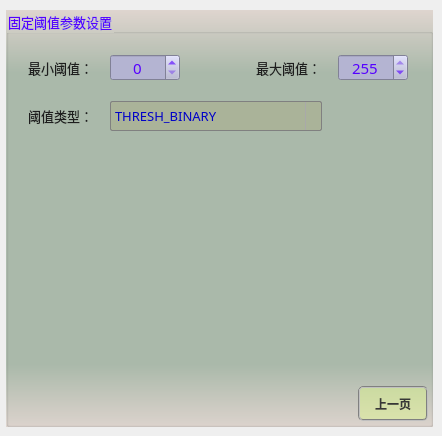
       <widget class="QWidget" name="page_2">
        <widget class="QGroupBox" name="groupParam">
         <property name="geometry">
          <rect>
           <x>6</x>
           <y>10</y>
           <width>427</width>
           <height>417</height>
          </rect>
         </property>
         <property name="font">
          <font>
           <family>微软雅黑</family>
           <pointsize>10</pointsize>
          </font>
         </property>
         <property name="styleSheet">
          <string notr="true">background-color: qlineargradient(x1:0, y1:0, x2:0, y2:1, stop:0 #dfd5cf, stop: 0.15 #acbbac, stop: 0.85 #acbbac,stop:1 #dfd5cf);
color: rgb(85, 0, 255);</string>
         </property>
         <property name="title">
          <string>固定阈值参数设置</string>
         </property>
         <widget class="QLabel" name="label_7">
          <property name="geometry">
           <rect>
            <x>22</x>
            <y>48</y>
            <width>79</width>
            <height>19</height>
           </rect>
          </property>
          <property name="font">
           <font>
            <family>微软雅黑</family>
            <pointsize>10</pointsize>
           </font>
          </property>
          <property name="styleSheet">
           <string notr="true">color: rgb(30, 30, 30);
background: transparent;</string>
          </property>
          <property name="text">
           <string>最小阈值：</string>
          </property>
         </widget>
         <widget class="QSpinBox" name="spinMinThreshold">
          <property name="geometry">
           <rect>
            <x>104</x>
            <y>44</y>
            <width>70</width>
            <height>27</height>
           </rect>
          </property>
          <property name="font">
           <font>
            <family>微软雅黑</family>
            <pointsize>11</pointsize>
           </font>
          </property>
          <property name="styleSheet">
           <string notr="true">QWidget{color: rgb(85, 0, 255);background-color: rgb(180, 180, 210);}
QSpinBox::up-button{
    border:transparent;
}
QSpinBox::down-button{
    border:transparent;
}
QSpinBox::up-arrow{
    image:url(:/resource/up.png);
}
QSpinBox::down-arrow{
    image:url(:/resource/down.png);
}</string>
          </property>
          <property name="alignment">
           <set>Qt::AlignCenter</set>
          </property>
          <property name="minimum">
           <number>0</number>
          </property>
          <property name="maximum">
           <number>254</number>
          </property>
          <property name="singleStep">
           <number>1</number>
          </property>
          <property name="value">
           <number>0</number>
          </property>
         </widget>
         <widget class="QPushButton" name="btnThresholdBack">
          <property name="geometry">
           <rect>
            <x>352</x>
            <y>376</y>
            <width>70</width>
            <height>35</height>
           </rect>
          </property>
          <property name="minimumSize">
           <size>
            <width>70</width>
            <height>30</height>
           </size>
          </property>
          <property name="font">
           <font>
            <family>微软雅黑</family>
            <pointsize>9</pointsize>
            <weight>75</weight>
            <italic>false</italic>
            <bold>true</bold>
           </font>
          </property>
          <property name="styleSheet">
           <string notr="true">QWidget{ background-color: rgba(225, 255, 127,100);}
QWidget{ color: rgb(55, 55, 55);}
QWidget{ border: 2px groove gray;border-radius: 5px;padding: 2px 4px;}
QPushButton:hover{ background-color: rgba(225, 255, 127,150);}
QPushButton:pressed{background-color: rgba(225, 255, 127,255);}</string>
          </property>
          <property name="text">
           <string>上一页</string>
          </property>
         </widget>
         <widget class="QLabel" name="label_8">
          <property name="geometry">
           <rect>
            <x>250</x>
            <y>48</y>
            <width>79</width>
            <height>19</height>
           </rect>
          </property>
          <property name="font">
           <font>
            <family>微软雅黑</family>
            <pointsize>10</pointsize>
           </font>
          </property>
          <property name="styleSheet">
           <string notr="true">color: rgb(30, 30, 30);
background: transparent;</string>
          </property>
          <property name="text">
           <string>最大阈值：</string>
          </property>
         </widget>
         <widget class="QSpinBox" name="spinMaxThreshold">
          <property name="geometry">
           <rect>
            <x>332</x>
            <y>44</y>
            <width>70</width>
            <height>27</height>
           </rect>
          </property>
          <property name="font">
           <font>
            <family>微软雅黑</family>
            <pointsize>11</pointsize>
           </font>
          </property>
          <property name="styleSheet">
           <string notr="true">QWidget{color: rgb(85, 0, 255);background-color: rgb(180, 180, 210);}
QSpinBox::up-button{
    border:transparent;
}
QSpinBox::down-button{
    border:transparent;
}
QSpinBox::up-arrow{
    image:url(:/resource/up.png);
}
QSpinBox::down-arrow{
    image:url(:/resource/down.png);
}</string>
          </property>
          <property name="alignment">
           <set>Qt::AlignCenter</set>
          </property>
          <property name="minimum">
           <number>1</number>
          </property>
          <property name="maximum">
           <number>255</number>
          </property>
          <property name="singleStep">
           <number>1</number>
          </property>
          <property name="value">
           <number>255</number>
          </property>
         </widget>
         <widget class="QLabel" name="label_9">
          <property name="geometry">
           <rect>
            <x>22</x>
            <y>96</y>
            <width>79</width>
            <height>19</height>
           </rect>
          </property>
          <property name="font">
           <font>
            <family>微软雅黑</family>
            <pointsize>10</pointsize>
           </font>
          </property>
          <property name="styleSheet">
           <string notr="true">color: rgb(30, 30, 30);
background: transparent;</string>
          </property>
          <property name="text">
           <string>阈值类型：</string>
          </property>
         </widget>
         <widget class="QComboBox" name="comboThreshold">
          <property name="geometry">
           <rect>
            <x>104</x>
            <y>91</y>
            <width>212</width>
            <height>30</height>
           </rect>
          </property>
          <property name="sizePolicy">
           <sizepolicy hsizetype="Fixed" vsizetype="Fixed">
            <horstretch>0</horstretch>
            <verstretch>0</verstretch>
           </sizepolicy>
          </property>
          <property name="minimumSize">
           <size>
            <width>212</width>
            <height>30</height>
           </size>
          </property>
          <property name="maximumSize">
           <size>
            <width>212</width>
            <height>16777215</height>
           </size>
          </property>
          <property name="font">
           <font>
            <family>微软雅黑</family>
            <pointsize>10</pointsize>
           </font>
          </property>
          <property name="styleSheet">
           <string notr="true">QComboBox {
    border: 1px solid gray;
    border-radius: 2px;    
    color: rgb(0, 0, 200);
	background-color: rgba(170, 170, 127,100);
}
QComboBox::drop-down {
    subcontrol-origin: padding;
    subcontrol-position: top right;
    width: 15px; 
    border-left-width: 1px;
    border-left-color: darkgray;
    border-left-style: solid;
    border-top-right-radius: 3px;
    border-bottom-right-radius: 3px;
}

QComboBox::down-arrow {
    image: url(:/resource/down.png);
} 
QComboBox::down-arrow:on {
    top: 1px;
    left: 1px;
}</string>
          </property>
          <property name="sizeAdjustPolicy">
           <enum>QComboBox::AdjustToContents</enum>
          </property>
          <item>
           <property name="text">
            <string>THRESH_BINARY</string>
           </property>
          </item>
          <item>
           <property name="text">
            <string>THRESH_BINARY_INV</string>
           </property>
          </item>
          <item>
           <property name="text">
            <string>THRESH_TOZERO</string>
           </property>
          </item>
          <item>
           <property name="text">
            <string>THRESH_TOZERO_INV</string>
           </property>
          </item>
          <item>
           <property name="text">
            <string>THRESH_TRUNC</string>
           </property>
          </item>
          <item>
           <property name="text">
            <string>THRESH_OTSU</string>
           </property>
          </item>
          <item>
           <property name="text">
            <string>THRESH_TRIANGLE</string>
           </property>
          </item>
         </widget>
        </widget>
       </widget>
